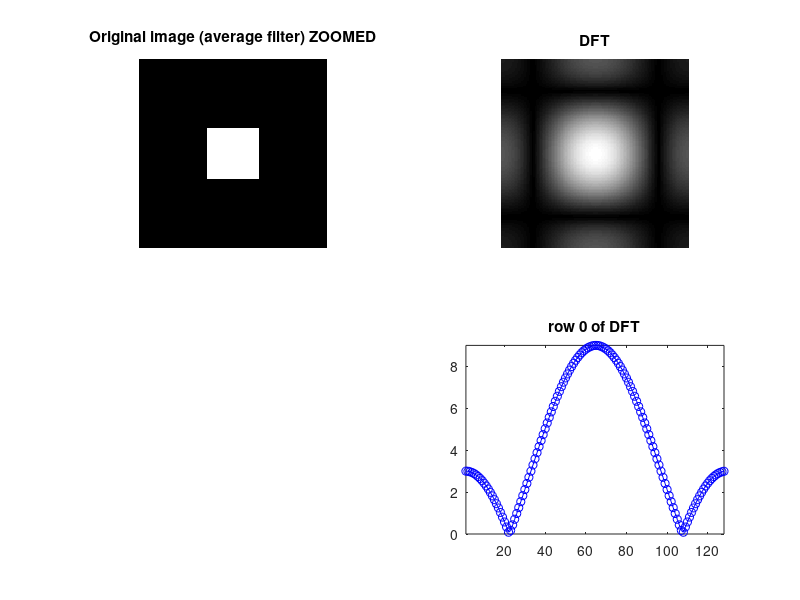
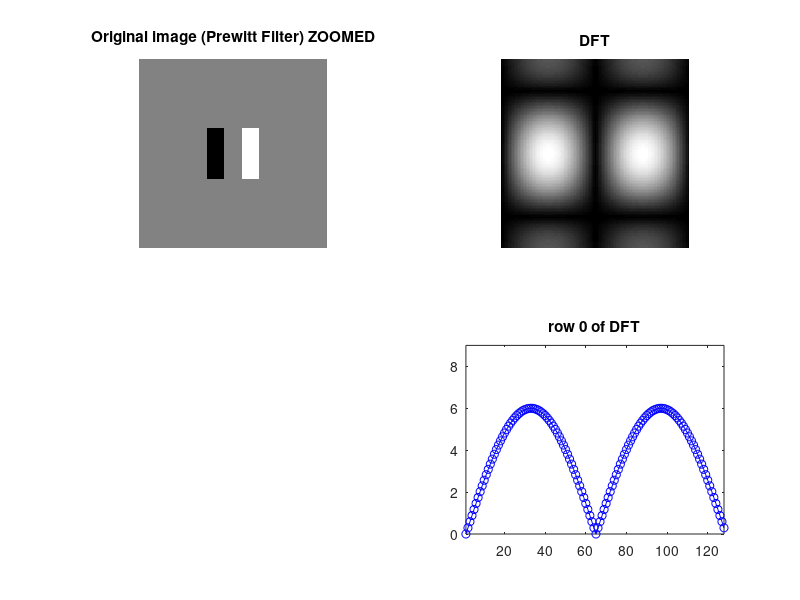
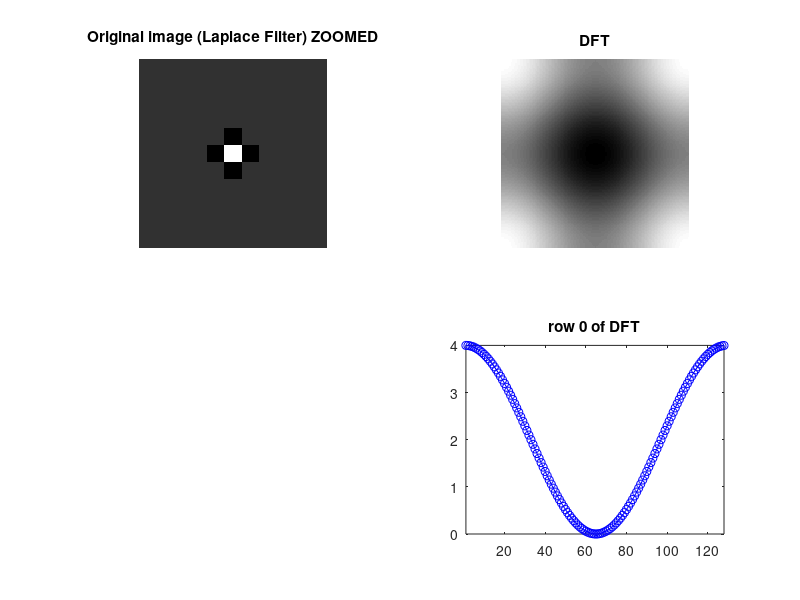

The MATLAB source for these figures, in order:
clear 'all';
close 'all';

%set size of fft to be power of 2
SizeFFT = 128;

%create image with filter coefficients
Image = zeros(100, 100);
%defines the size of the filter
Size = 1;
%smoothing filter
Image(50-Size:50+Size,50-Size:50+Size) = 1;

%prewitt filter
Prew = [-1 -1 -1; 0 0 0; 1 1 1]';
ImagePrew = zeros(100, 100);
ImagePrew(49:51,49:51) = Prew(:,:);

%laplace filter
Lap = [0 -1 0; -1 4 -1; 0 -1 0];
ImageLap = zeros(100, 100);
ImageLap(49:51,49:51) = Lap(:,:);

%do the ffts
Image_FFT = fft2(Image, SizeFFT, SizeFFT);
ImagePrew_FFT = fft2(ImagePrew, SizeFFT, SizeFFT);
ImageLap_FFT = fft2(ImageLap, SizeFFT, SizeFFT);

%plot everything
figure(1);
subplot(2,2,1);
imshow(Image(45:55,45:55), []);
title('Original image (average filter) ZOOMED');
subplot(2,2,2);
MaxVal = Image_FFT(1);
imshow(abs(fftshift(Image_FFT)),[0 MaxVal]);
title('DFT');
subplot(2,2,4);
plot((abs(fftshift(Image_FFT(1,:)))),'bo-');
title('row 0 of DFT');
axis([1 SizeFFT  0 MaxVal]);

figure(2)
subplot(2,2,1);
imshow(ImagePrew(45:55,45:55), []);
title('Original image (Prewitt Filter) ZOOMED');
subplot(2,2,2);
imshow(abs(fftshift(ImagePrew_FFT)),[]);
title('DFT');
subplot(2,2,4);
plot((abs(fftshift(ImagePrew_FFT(1,:)))),'bo-');
title('row 0 of DFT');
axis([1 SizeFFT  0 MaxVal]);

figure(3)
subplot(2,2,1);
imshow(ImageLap(45:55,45:55), []);
title('Original image (Laplace Filter) ZOOMED');
subplot(2,2,2);
imshow(abs(fftshift(ImageLap_FFT)),[]);
title('DFT');
subplot(2,2,4);
plot((abs(fftshift(ImageLap_FFT(1,:)))),'bo-');
title('row 0 of DFT');
axis([1 SizeFFT  0 4]);
